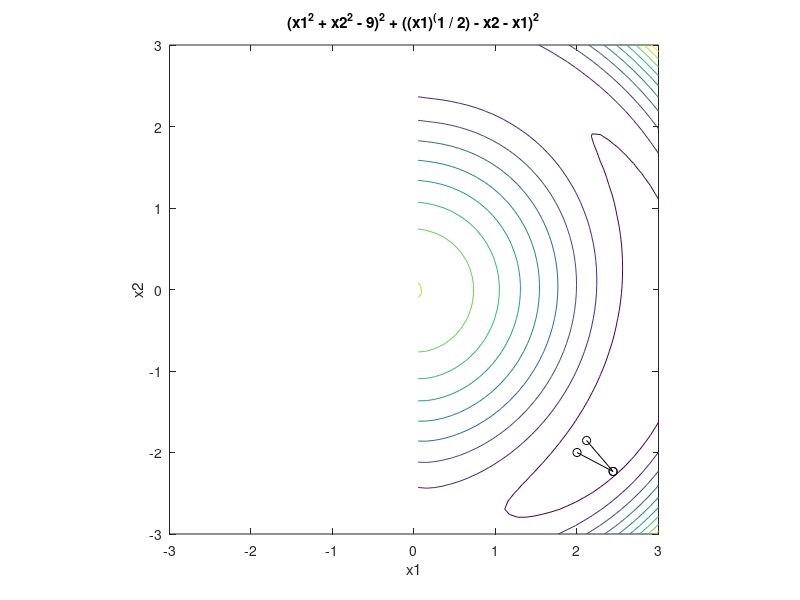

Write MATLAB code to recreate this figure.
 function [xopt,fopt,niter,gnorm,dx] = grad_descent(varargin)
   
    if nargin==0
        % define starting point
        x0 = [2 -2]';
    elseif nargin==1
        % if a single input argument is provided, it is a user-defined starting
        % point.
        x0 = varargin{1};
    else
        error('Incorrect number of input arguments.')
    end
    % termination tolerance
    tol = 1e-2;
    % maximum number of allowed iterations
    maxiter = 1;
    % minimum allowed perturbation
    dxmin = 1e-6;
    % step size ( 0.33 causes instability, 0.2 quite accurate)
    alpha = .5;
    % initialize gradient norm, optimization vector, iteration counter, perturbation
    gnorm = inf; x = x0; niter = 0; dx = inf;
    % define the objective function:
    f = @(x1,x2) (x1.^2+x2.^2-9).^2+((x1).^(1/2)-x2-x1).^2;
    % plot objective function contours for visualization:
    figure(1); clf; ezcontour(f,[-3 3 -3 3]); axis equal; hold on
    % redefine objective function syntax for use with optimization:
    f2 = @(x) f(x(1),x(2));
    % gradient descent algorithm:
    while and(gnorm>=tol, and(niter <= maxiter, dx >= dxmin))
        % calculate gradient:
        g = grad(x);
        gnorm = norm(g);
        % take step:
        xnew = x - alpha*g/gnorm
        % check step
        if ~isfinite(xnew)
            display(['Number of iterations: ' num2str(niter)])
            error('x is inf or NaN')
        end
        % plot current point
        plot([x(1) xnew(1)],[x(2) xnew(2)],'ko-')
        refresh
        % update termination metrics
        niter = niter + 1;
        dx = norm(xnew-x);
        x = xnew;
        
    end
    xopt = x;
    fopt = f2(xopt)
    niter = niter - 1
    dx
    % define the gradient of the objective
    function g = grad(x)
    g = [2*(x(1).^2+x(2).^2-9).*2*x(1)+2*(sqrt(x(1))-x(2)-x(1)).*(1./(2*sqrt(x(1)))-1)
        2*(x(1).^2+x(2).^2-9).*2*x(2)-2*(sqrt(x(1))-x(2)-x(1))];
